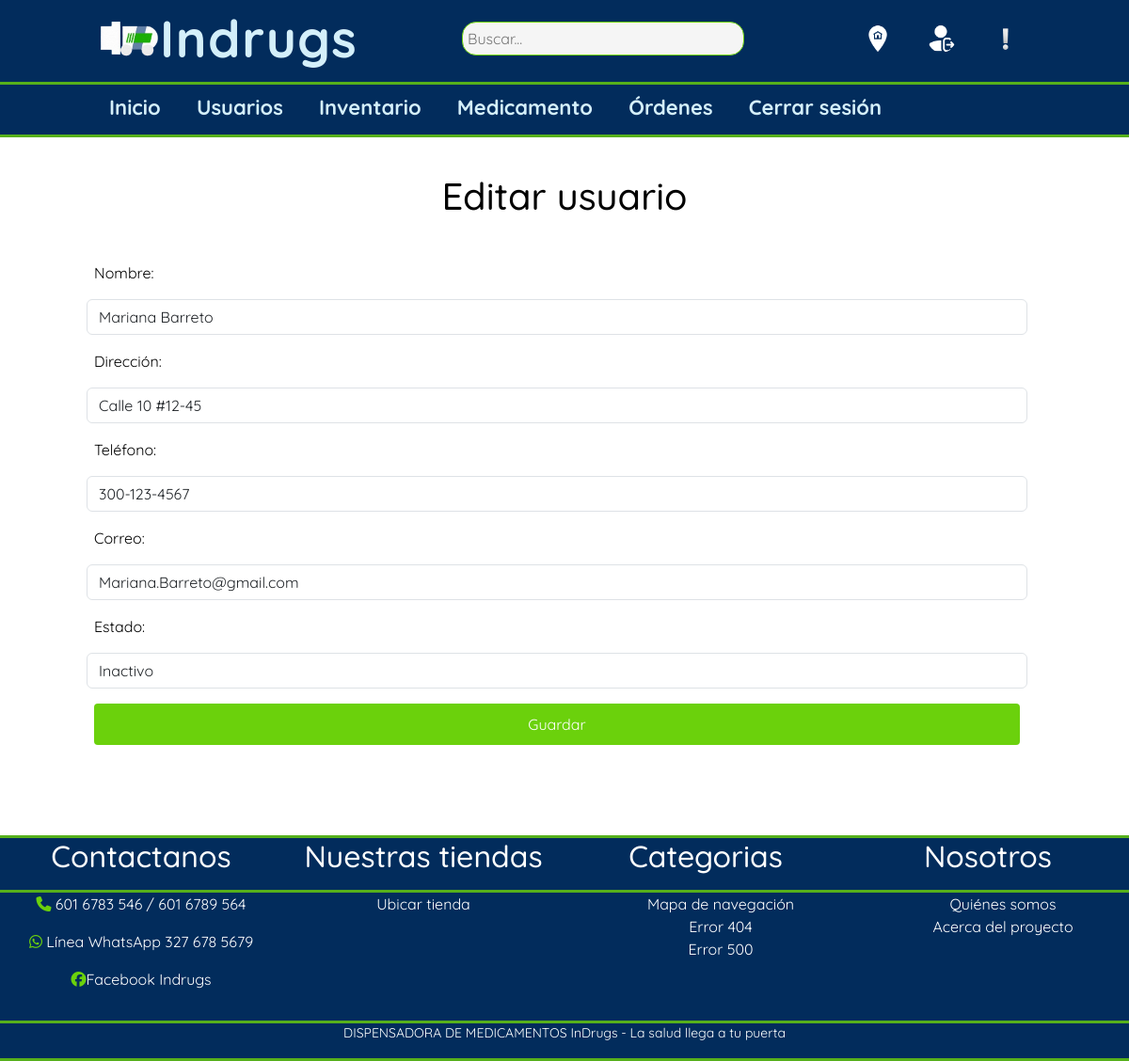
Screenshot of /INDRUGS_h/php/actualizar_usuario.php?id=1 (signed in) with the database file from the repository.
### tables this page shows
CREATE TABLE `usuarios` (
  `ID_USUARIOS` int(11) NOT NULL,
  `NOMBRE_USUARIOS` varchar(100) NOT NULL,
  `TIPODOC_USUARIOS` enum('CC','TI','PPT') NOT NULL,
  `NUMDOC_USUARIOS` varchar(20) NOT NULL,
  `DIRECCION_USUARIOS` varchar(120) NOT NULL,
  `FORMULA_USUARIO` blob NOT NULL,
  `ESTADO_USUARIO` enum('ACTIVO','INACTIVO') NOT NULL DEFAULT 'ACTIVO',
  `TELEFONO_USUARIOS` varchar(20) NOT NULL,
  `CORREO_USUARIOS` varchar(100) NOT NULL,
  `CONTRASEÑA_USUARIOS` varchar(300) NOT NULL,
  `ID_ROLES_USUARIOS` int(11) NOT NULL
);

### INDRUGS_h/php/actualizar_usuario.php (the view, shortened to what this page needs)
<?php
include("conexion.php");
$id = $_GET['id'] ?? null;
$query = "SELECT * FROM usuarios WHERE ID_USUARIOS = $id";
$result = $conexion->query($query);
$usuario = $result->fetch_assoc();
?>
<!DOCTYPE html>
<html>
<head>
    <link href="https://cdn.jsdelivr.net/npm/bootstrap@5.3.3/dist/css/bootstrap.min.css" rel="stylesheet">
	<link rel="stylesheet" href="../css/1.estilos_pagina_inicio.css">
    <link rel="stylesheet" href="../css/menu_usuarios.css">
</head>
<body>
	<header class="cabeza_indrugs">
        <div class="contenedeor_cabeza logo_nav_items">
            <a href="#" class="logo"><img class="img_indrugs_logo" src="../imagenes/logo.png">Indrugs</a>
            <a href="#"><input type="search" placeholder="Buscar..." id="buscador"></a>
            <nav class="navegacion_1">
                <ul class="barra_1">
                    <li id="items_barra1"><a href="7.pagina_sobre_nosotros.html" id="enlaces_barra1"><img id="iconos"src="../Iconos/ubicacion.png"></a></li>
                     <li id="items_barra1"><a href="2.pagina_inicio_sesion.html" id="enlaces_barra1"><img id="iconos"src="../Iconos/icons8-cerrar-sesión-96.png"></a></li>
                     <li id="items_barra1"><a href="5.pagina_pqrs.html" id="enlaces_barra1"><img id="iconos"src="../Iconos/alerta.png"></a></li>
                 </ul>
             </nav>
         </div>
         <hr class="linea_separación">
         <div class="contenedeor_cabeza logo_nav_items">
             <nav class="menu">
                 <ul class="barra_2">
                     <li id="items_barra"><a id="enlaces_barra" href="../20.pagina_principal_administrador.html">Inicio</a></li>
                     <li id="items_barra"><a id="enlaces_barra" href="21.pagina_usuarios.php">Usuarios</a></li>
                     <li id="items_barra"><a id="enlaces_barra" href="17.pagina_inventario.php">Inventario</a></li>
                     <li id="items_barra"><a id="enlaces_barra" href="22.pagina_medicamento.php">Medicamento</a></li>
                     <li id="items_barra"><a id="enlaces_barra" href="18.pagina_orden_admin.php">Órdenes</a></li>
                     <li id="items_barra"><a id="enlaces_barra" href="../index.html">Cerrar sesión</a></li>
                 </ul>
             </nav>
        </div>
        <hr class="linea_separación">
    </header>
    <main class="cuerpo_indrugs">
        <div class="contenido">
            <h1 >Editar usuario</h1>
            <form method="POST" id="registro" class="row mt-3 col-12 g-3 needs-validation">
                <label for="nombre">Nombre:</label>
                <input type="text" class="form-control" name="nombre" value="<?= $usuario['NOMBRE_USUARIOS'] ?>" required><br>
                <label for="direccion">Dirección:</label>
                <input type="text" class="form-control" name="direccion" value="<?= $usuario['DIRECCION_USUARIOS'] ?>" required><br>
                <label for="telefono">Teléfono:</label>
                <input type="text" class="form-control" name="telefono" value="<?= $usuario['TELEFONO_USUARIOS'] ?>" required><br>
                <label for="correo">Correo:</label>
                <input type="email" class="form-control" name="correo" value="<?= $usuario['CORREO_USUARIOS'] ?>" required><br>
                <label for="estado" >Estado:</label>
                <select class="form-control" name="estado">
                    <option value="INACTIVO" <?= $usuario['ESTADO_USUARIO'] == 'INACTIVO' ? 'selected' : '' ?>>Inactivo</option>
                </select><br><br>
                <div class="col-12">
                    <button type="submit" class="btn btn-primary">Guardar</button>
                </div>
            </form>
        </div>
    </main>
        <footer class="pie-pagina">
	<hr class="linea_separación">
        <div class="grupo-1">
            <div class="box">
                    <h2>Contactanos</h2>
                    <hr class="linea_separación">
                    <p><i class="fa-solid fa-phone" style="color: #6bd10c;"></i> 601 6783 546 / 601 6789 564</p>
                    <p><i class="fa-brands fa-whatsapp" style="color: #6bd10c;"></i> Línea WhatsApp 327 678 5679</p>
                    <p><i class="fa-brands fa-facebook" style="color: #6bd10c;"></i>Facebook Indrugs</p>
                </div>
            <div class="box">
                <h2>Nuestras tiendas</h2>
                <hr class="linea_separación"><p> Ubicar tienda  </p>
            </div>
            <div class="box">
                <h2> Categorias </h2>
                <hr class="linea_separación">
                <ul  class="lista_mapa_nav">
                    <li><a class="mapa_nav" href="../10.pagina_mapa_nav.html">Mapa de navegación</a></li>
                    <li><a class="mapa_nav" href="../404.html">Error 404</a></li>
                    <li><a class="mapa_nav" href="../500.html">Error 500</a></li>
                </ul>
            </div>
            <div class="box">
                <h2> Nosotros</h2>
                <hr class="linea_separación"><ul  class="lista_mapa_nav">
                    <li><a class="mapa_nav" href="../7.pagina_sobre_nosotros.html">Quiénes somos</a></li>
                    <li><a class="mapa_nav" href="../7.pagina_sobre_nosotros.html">Acerca del proyecto</a></li>
                </ul>
            </div>
        </div>
        <div class="grupo-2">
            <hr class="linea_separación">
            <small>DISPENSADORA DE MEDICAMENTOS InDrugs - La salud llega a tu puerta</small>
        </div>
    </footer>
</body>
</html>

### INDRUGS_h/css/1.estilos_pagina_inicio.css (style rules this page uses)
html { scroll-behavior: smooth; }
body { font-family: Quicksand; margin: 0; }
.linea_separación { height: 0.2rem; background-color:#6bd10c; color: #6bd10c; margin-bottom: 0; opacity: 0.8; }
.contenedeor_cabeza { width: 100%; max-width: 1000px; margin: 0 auto; margin-bottom: -1%; }
.logo_nav_items { display: flex; justify-content: space-between; align-items: center; flex-wrap: wrap; }
.cabeza_indrugs { background-color: #022c5c; color:rgb(212, 239, 250); position: fixed; top: 0; width: 100%; z-index: 1000; }
.img_indrugs_logo { width: 65px; margin-top: 0px; margin-left: 5px; }
.logo { letter-spacing: 0.1rem; font-size: 55px; font-weight: 900; color:rgb(212, 239, 250); text-decoration: none; }
#buscador { background-color:#f5f5f5; width: 300px; border: solid 1px rgb(107, 209, 12); border-bottom: solid 1px rgb(107, 209, 12); padding: 5px 5px 5px 5px; outline: none; border-radius: 15px; }
#iconos { width:30px; margin-top: 0px; margin-left: 0px; border-radius: 70%; }
.navegacion_1 .barra_1 { margin: 0; padding: 0; list-style: none; font-size: 22px; font-weight: 700; width: 100%; }
.navegacion_1 .barra_1 #items_barra1 { display: inline-block; }
.navegacion_1 .barra_1 #items_barra1 #enlaces_barra1 { display: block; padding: 0.5rem 1rem; transition: all 0.4s linear; border-radius: 7px; }
.menu .barra_2 { margin: 0; padding: 0; list-style: none; font-size: 22px; font-weight: 700; width: 100%; }
.menu .barra_2 #items_barra { display: inline-block; }
.menu .barra_2 #items_barra #enlaces_barra { display: block; padding: 0.5rem 1rem; transition: all 0.4s linear; border-radius: 7px; color:rgb(212, 239, 250); text-decoration: none; }
.cuerpo_indrugs { padding-top: 10rem; background-color: rgb(255, 255, 255); font-family:Quicksand; color: rgb(0, 0, 0); }
.contenido { width: 100%; max-width: 1000px; margin: 0 auto; }
img { vertical-align: baseline; }
.pie-pagina { width: 100%; background-color: rgb(2, 44, 92); margin-top: 6rem; }
.pie-pagina .grupo-1 { font-family:Quicksand; width: 100%; max-width: 1200px; margin: auto; display: grid; grid-template-columns: repeat(4, 1fr); font-family:Quicksand; color: rgb(255, 255, 255); text-align: center; }
.pie-pagina .grupo-2 { color: rgb(255, 255, 255); font-family:Quicksand; text-align: center; }
.lista_mapa_nav, .mapa_nav { list-style: none; text-decoration: none; color: rgb(255, 255, 255); font-family:Quicksand; text-align: center; }

### INDRUGS_h/css/menu_usuarios.css (style rules this page uses)
html { font-family: quicksand; }
.btn { width: 100%; padding: 10px; background-color: rgb(107, 209, 12); color: white; border: none; border-radius: 4px; cursor: pointer; font-size: 16px; }
h1 { text-align: center; margin-bottom: 3%; font-family: Quicksand; }

### rows the page displays
usuarios: nombre "Mariana Barreto", direccion "Calle 10 #12-45", telefono "300-123-4567", correo "Mariana.Barreto@gmail.com", estado "Inactivo"
